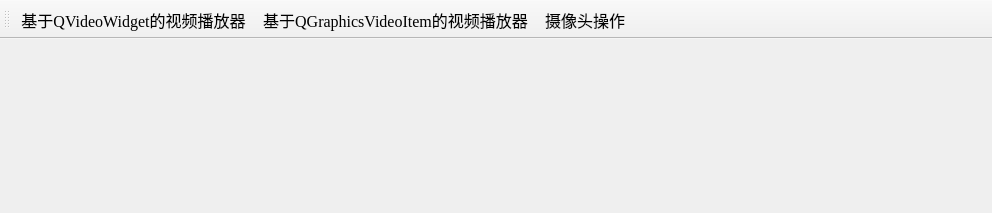
<?xml version="1.0" encoding="UTF-8"?>
<ui version="4.0">
 <class>TestVideoPlayBack</class>
 <widget class="QMainWindow" name="TestVideoPlayBack">
  <property name="geometry">
   <rect>
    <x>0</x>
    <y>0</y>
    <width>992</width>
    <height>213</height>
   </rect>
  </property>
  <property name="font">
   <font>
    <family>Times New Roman</family>
    <pointsize>12</pointsize>
   </font>
  </property>
  <property name="windowTitle">
   <string>TestVideoPlayBack</string>
  </property>
  <widget class="QWidget" name="centralwidget"/>
  <widget class="QToolBar" name="toolBar">
   <property name="windowTitle">
    <string>toolBar</string>
   </property>
   <attribute name="toolBarArea">
    <enum>TopToolBarArea</enum>
   </attribute>
   <attribute name="toolBarBreak">
    <bool>false</bool>
   </attribute>
   <addaction name="actVideoWidget"/>
   <addaction name="actGraphicsVideoItem"/>
   <addaction name="actOperateCamera"/>
  </widget>
  <action name="actVideoWidget">
   <property name="text">
    <string>基于QVideoWidget的视频播放器</string>
   </property>
   <property name="toolTip">
    <string>基于QVideoWidget的视频播放器</string>
   </property>
  </action>
  <action name="actGraphicsVideoItem">
   <property name="text">
    <string>基于QGraphicsVideoItem的视频播放器</string>
   </property>
   <property name="toolTip">
    <string>基于QGraphicsVideoItem的视频播放器</string>
   </property>
  </action>
  <action name="actOperateCamera">
   <property name="text">
    <string>摄像头操作</string>
   </property>
   <property name="toolTip">
    <string>摄像头操作</string>
   </property>
  </action>
 </widget>
 <resources/>
 <connections/>
</ui>
